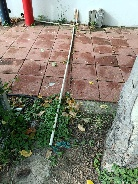
#> input picture extracted_images/FirePump/B3_img0_138x184.png, 138 x 184 px
$ python image_similarity.py
#> lines starting #> are read from the running program, lines starting #| are printed output that depends on the picture; long printed decimals are rounded
from PIL import Image
import numpy as np

img0_path = r"extracted_images/FirePump/B3_img0_138x184.png"
img11_path = r"extracted_images/FirePump/B3_img11_585x565.png"

im0 = Image.open(img0_path).convert('RGB')
#> im0 is the input picture: PIL image 138x184 RGB; mean R, G, B 132.6, 129, 115.6
im11 = Image.open(img11_path).convert('RGB')
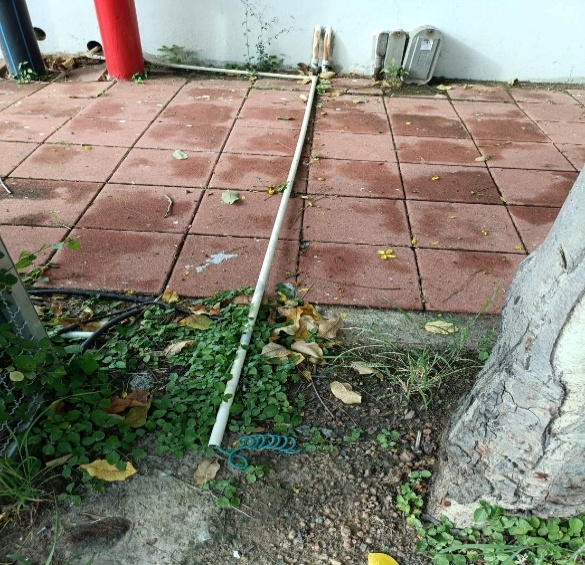
#> input picture extracted_images/FirePump/B3_img11_585x565.png, 585 x 565 px
#> im11 is the input picture: PIL image 585x565 RGB; mean R, G, B 132, 128.4, 114.9

im11_resized = im11.resize(im0.size)
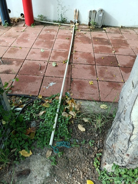
#> im11_resized: PIL image 138x184 RGB; mean R, G, B 132, 128.4, 114.9

arr0 = np.array(im0)
arr11 = np.array(im11_resized)
mse = np.mean((arr0 - arr11) ** 2)
#> mse = 71.92

print("MSE between img0 and resized img11 in FirePump B3:", mse)
#| MSE between img0 and resized img11 in FirePump B3: 71.919
if mse < 1000:
    print("They are the SAME image!")
else:
    print("They are DIFFERENT images!")
